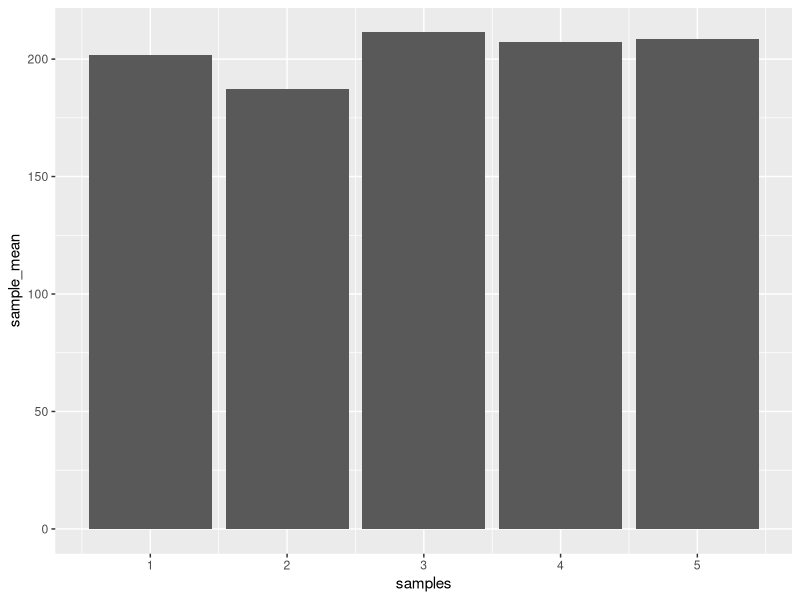
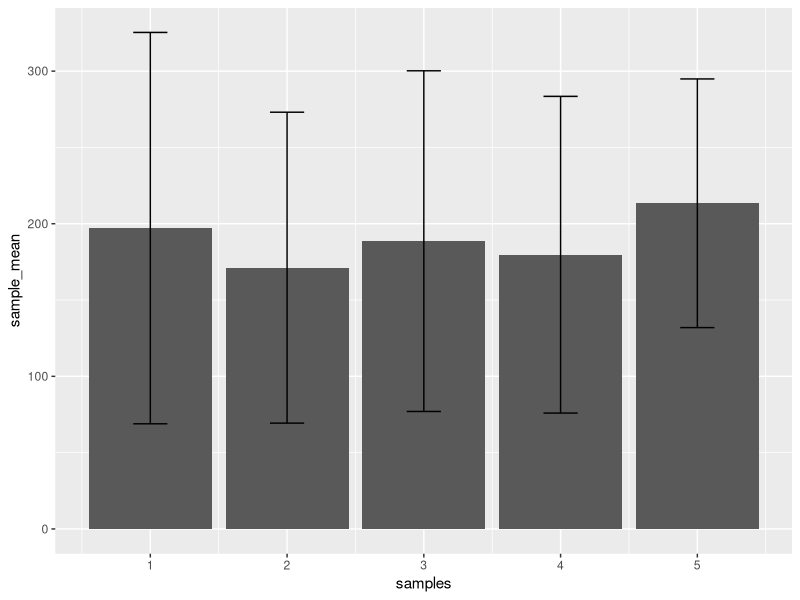
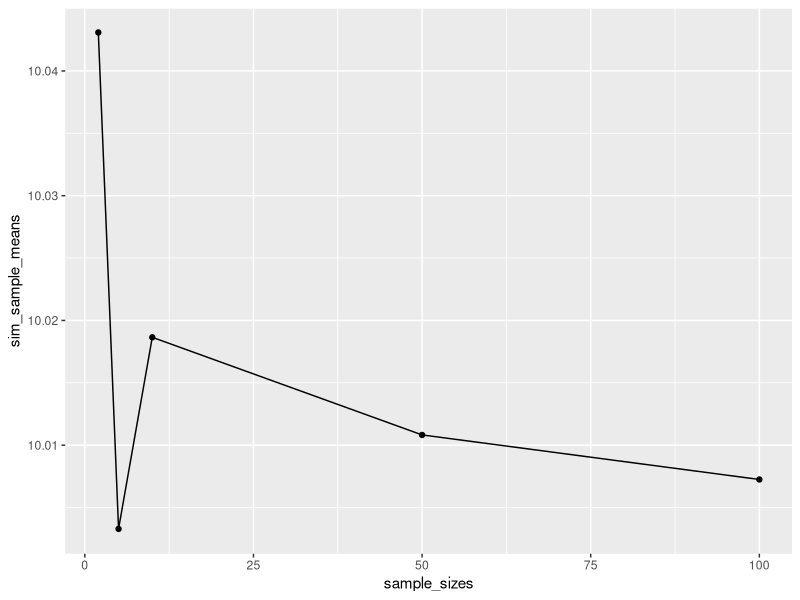
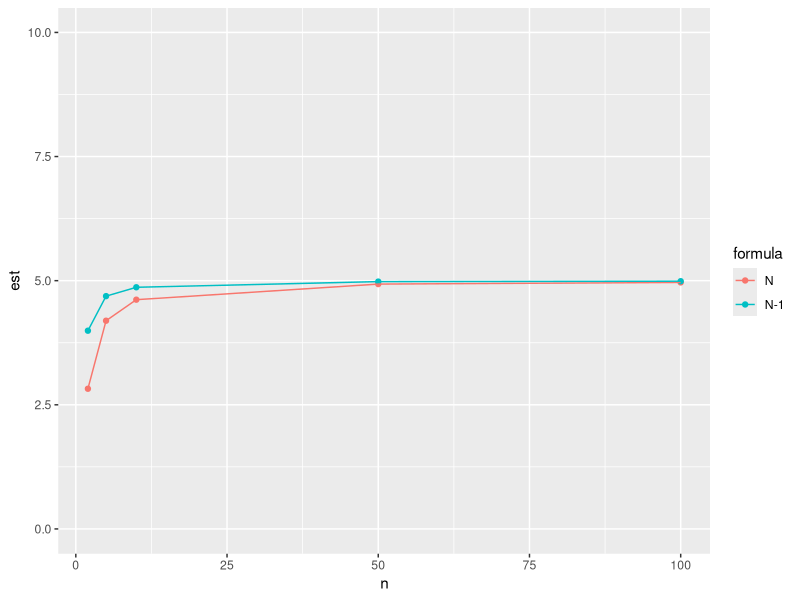

R code for these plots, in order:
## ---- chunk 1

observations <- rnorm(5*25, 200, 100)
samples <- rep(1:5, each = 25)
my_data <- data.frame(samples, observations)

library(dplyr)

means <- my_data %>%
    group_by(samples)%>%
    summarize(sample_mean = mean(observations))

library(ggplot2)

ggplot(means, aes(x = samples, y = sample_mean ))+
  geom_bar(stat = "identity")
  


## ---- chunk 2
#sampling process 
observations <- rnorm(5*25, 200, 100)
samples <- rep(1:5, each = 25)
my_data <- data_frame(samples, observations)

#get means
means <- my_data %>%
    group_by(samples)%>%
    summarize(sample_mean = mean(observations),
              sample_sd = sd(observations)) 

#plot means
ggplot(means, aes(x = samples, y = sample_mean ))+
  geom_bar(stat = "identity") + 
  
  geom_errorbar(aes(ymin = sample_mean - sample_sd,
                    ymax = sample_mean + sample_sd),
                width = .25)

## ---- chunk 3
#n=2
observations <-rnorm(2*10000,10,5)
samples <- rep(1:10000, each =2)
my_data <- data_frame(samples, observations)

summarized_data <- my_data %>%
 group_by(samples)%>%
    summarize(sample_means = mean(observations))

mean(summarized_data$sample_means)

#n=5
observations <-rnorm(5*10000,10,5)
samples <- rep(1:10000, each =5)
my_data <- data_frame(samples, observations)

summarized_data <- my_data %>%
 group_by(samples)%>%
    summarize(sample_means = mean(observations))

mean(summarized_data$sample_means)


## ---- chunk 4

sample_sizes <- c(2,5,10,50,100)
sim_sample_means <- c()
for(i in 1:length(sample_sizes)) {
  
  observations <-rnorm(sample_sizes[i]*10000,10,5)
  samples <- rep(1:10000, each = sample_sizes[i])
  my_data <- data_frame(samples, observations)

  summarized_data <- my_data %>%
    group_by(samples)%>%
    summarize(sample_means = mean(observations))

sim_sample_means[i] <- mean(summarized_data$sample_means)
}

sim_data <- data.frame(sample_sizes, sim_sample_means)

ggplot(sim_data, aes(x=sample_sizes, y=sim_sample_means, group=1))+
  geom_point()+
  geom_line()
  coord_cartesian(ylim = c(0,20))
## ---- chunk 5

sd_N <- function(x) sqrt(sum((mean(x)-x)^2) / length(x))

sample_sizes <- c(2,5,10,50,100)
sim_sample_sd <- c()
sim_sample_sd_N <- c()
for(i in 1:length(sample_sizes)){
  observations <- rnorm(sample_sizes[i]*10000,10,5)
  samples <- rep(1:10000, each = sample_sizes[i])
  my_data <- data.frame(samples,observations)

  summarized_data <- my_data %>%
    group_by(samples) %>%
    summarize(
              sample_sd = sd(observations),
              sample_sd_N = sd_N(observations)
              )

  sim_sample_sd[i] <- mean(summarized_data$sample_sd)
  sim_sample_sd_N[i] <- mean(summarized_data$sample_sd_N)
  }

sim_data <- data.frame(n = rep(sample_sizes,2),
      est = c(sim_sample_sd_N, sim_sample_sd),
      formula = c(rep("N", 5), rep("N-1", 5)))


ggplot(sim_data, aes(x=n, y=est, group=formula, color=formula))+
  geom_point()+
  geom_line()+
  coord_cartesian(ylim = c(0,10))
  

